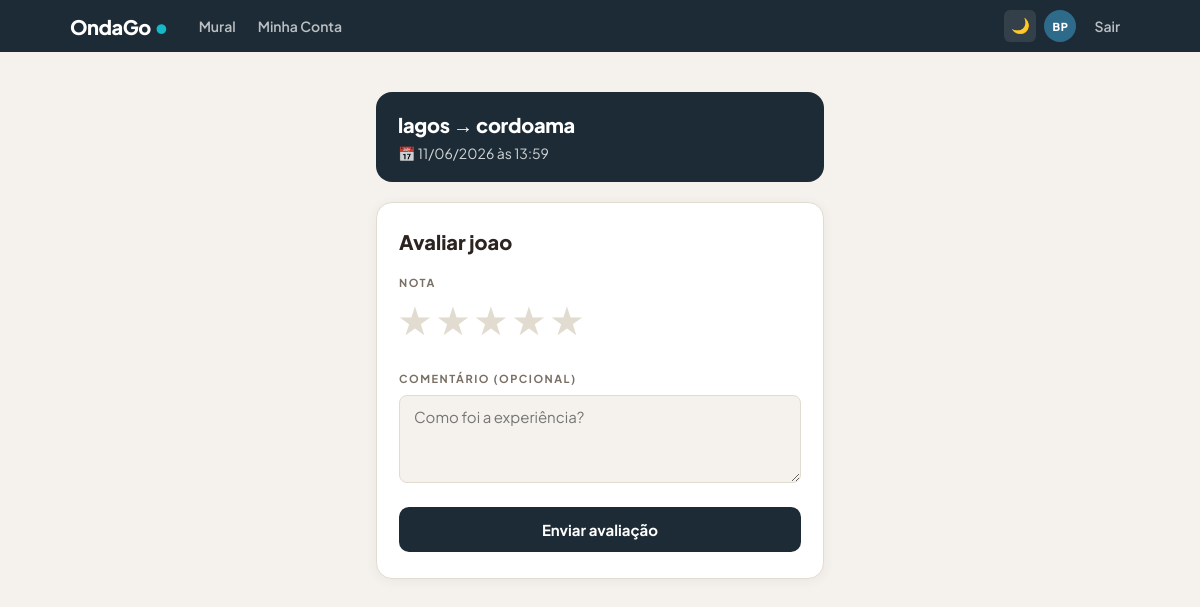
/avaliar/2/1 (signed in), run on the app's committed database.
### models.py (models this page shows, shortened)
class Usuario(UserMixin, db.Model):
    __tablename__ = 'usuarios'
    id         = db.Column(db.Integer, primary_key=True)
    nome       = db.Column(db.String(100), nullable=False)
    email      = db.Column(db.String(150), unique=True, nullable=False)
    telefone   = db.Column(db.String(20), nullable=False)
    nivel      = db.Column(db.String(30), default='Iniciante')
    foto_url   = db.Column(db.String(300), default='')
    senha_hash = db.Column(db.String(256), nullable=False)
    criado_em  = db.Column(db.DateTime, default=datetime.utcnow)
    caronas    = db.relationship('Carona', backref='motorista', lazy=True)
    reservas   = db.relationship('Reserva', backref='passageiro', lazy=True)

class Carona(db.Model):
    __tablename__ = 'caronas'
    id            = db.Column(db.Integer, primary_key=True)
    motorista_id  = db.Column(db.Integer, db.ForeignKey('usuarios.id'), nullable=False)
    ponto_partida = db.Column(db.String(100), nullable=False)
    destino       = db.Column(db.String(100), nullable=False)
    data          = db.Column(db.String(10), nullable=False)
    hora          = db.Column(db.String(5), nullable=False)
    vagas_totais  = db.Column(db.Integer, nullable=False)
    tipo_prancha  = db.Column(db.String(30), default='Qualquer')
    criado_em     = db.Column(db.DateTime, default=datetime.utcnow)
    reservas      = db.relationship('Reserva', backref='carona', lazy=True)
    @property
    def expirada(self):
        try:
            dt = datetime.strptime(f"{self.data} {self.hora}", "%d/%m/%Y %H:%M")
            return datetime.now() > dt
        except:
            return False

### app.py (the view, shortened to what this page needs)
@app.route('/avaliar/<int:carona_id>/<int:avaliado_id>', methods=['GET', 'POST'])
@login_required
def avaliar(carona_id, avaliado_id):
    carona = Carona.query.get_or_404(carona_id)
    avaliado = Usuario.query.get_or_404(avaliado_id)
    if not carona.expirada:
        flash('Só podes avaliar depois da carona ter sido realizada.', 'erro')
        return redirect(url_for('minha_conta'))
    if avaliado_id == current_user.id:
        flash('Não podes avaliar-te a ti mesmo.', 'erro')
        return redirect(url_for('minha_conta'))
    eh_motorista = carona.motorista_id == current_user.id
    eh_passageiro = Reserva.query.filter_by(carona_id=carona_id, usuario_id=current_user.id).first() is not None
    if not eh_motorista and not eh_passageiro:
        flash('Não participaste nesta carona.', 'erro')
        return redirect(url_for('minha_conta'))
    avaliado_eh_motorista = carona.motorista_id == avaliado_id
    avaliado_eh_passageiro = Reserva.query.filter_by(carona_id=carona_id, usuario_id=avaliado_id).first() is not None
    if not avaliado_eh_motorista and not avaliado_eh_passageiro:
        flash('Esta pessoa não participou nesta carona.', 'erro')
        return redirect(url_for('minha_conta'))
    if Avaliacao.query.filter_by(avaliador_id=current_user.id, avaliado_id=avaliado_id, carona_id=carona_id).first():
        flash('Já avaliaste esta pessoa nesta carona.', 'erro')
        return redirect(url_for('minha_conta'))
    return render_template('avaliar.html', carona=carona, avaliado=avaliado)

### app.py (called while the page is built)
@login_manager.user_loader
def load_user(user_id):
    return Usuario.query.get(int(user_id))

### templates/avaliar.html (shortened to what this page needs)
{% extends "base.html" %}
{% block content %}
<div class="container">
    <div class="info-card">
        <div class="rota">{{ carona.ponto_partida }} → {{ carona.destino }}</div>
        <p>📅 {{ carona.data }} às {{ carona.hora }}</p>
    </div>
    <div class="form-card">
        <h2>Avaliar {{ avaliado.nome.split()[0] }}</h2>
        <form method="POST">
            <div class="form-group">
                <label>Nota</label>
                <div class="stars">
                    {% for i in [5,4,3,2,1] %}
                    <label for="star{{ i }}">★</label>
                    {% endfor %}
                </div>
            </div>
            <div class="form-group">
                <label>Comentário (opcional)</label>
                <textarea name="comentario" placeholder="Como foi a experiência?"></textarea>
            </div>
            <button type="submit" class="btn-submit">Enviar avaliação</button>
        </form>
    </div>
</div>
{% endblock %}

### templates/base.html (shortened to what this page needs)
<!DOCTYPE html>
<html lang="pt" data-theme="light">
<head>
</head>
<body>
<nav class="navbar">
    <div class="nav-inner">
        <a href="/" class="nav-logo">OndaGo<span class="logo-dot">•</span></a>
        <div class="nav-links" id="nav-links">
            <a href="/"
               class="nav-link {% if request.endpoint == 'index' %}active{% endif %}">Mural</a>
            {% if current_user.is_authenticated %}
                <a href="/minha_conta"
                   class="nav-link {% if request.endpoint == 'minha_conta' %}active{% endif %}">Minha Conta</a>
            {% endif %}
        </div>
        <div class="nav-right">
            <button class="theme-toggle" id="theme-btn" onclick="toggleTheme()" title="Modo escuro">🌙</button>
            {% if current_user.is_authenticated %}
                <div class="nav-avatar" title="{{ current_user.nome }}">{{ current_user.nome.split()[0][0] }}{% if current_user.nome.split()|length > 1 %}{{ current_user.nome.split()[-1][0] }}{% endif %}</div>
                <a href="/logout" class="nav-link">Sair</a>
            {% else %}
                <a href="/login"
                   class="nav-link {% if request.endpoint == 'login' %}active{% endif %}">Entrar</a>
                <a href="/registro" class="nav-btn">Criar conta</a>
            {% endif %}
        </div>
    </div>
</nav>
{% block content %}{% endblock %}
</body>
</html>

### templates/base.html (style rules this page uses)
:root { --bg: #F5F2ED; --card: #ffffff; --text: #2C2420; --text-muted: #7A6F65; --border: #E2DBD0; --shadow: rgba(44,36,32,0.06); --nav: #1C2B35; --teal: #15B8C8; --hero: #2E6B8A; --green: #0F6E56; --green-light: #E8F4F0; --red: #c62828; --red-light: #fdecea; --orange: #D85A30; }
* { margin: 0; padding: 0; box-sizing: border-box; }
body { font-family: 'Plus Jakarta Sans', sans-serif; background: var(--bg); color: var(--text); transition: background 0.3s, color 0.3s; }
.navbar { background: #1C2B35; height: 52px; width: 100%; position: sticky; top: 0; z-index: 200; }
.nav-inner { max-width: 1100px; margin: 0 auto; height: 100%; padding: 0 20px; display: flex; align-items: center; gap: 20px; }
.nav-logo { font-size: 20px; font-weight: 800; color: #ffffff; text-decoration: none; letter-spacing: -0.5px; flex-shrink: 0; display: flex; align-items: baseline; gap: 3px; }
.logo-dot { color: #15B8C8; font-size: 22px; line-height: 1; }
.nav-links { display: flex; align-items: center; gap: 2px; flex: 1; }
.nav-link { color: rgba(255,255,255,0.7); text-decoration: none; font-size: 14px; font-weight: 600; padding: 5px 10px; border-radius: 6px; transition: color 0.15s; white-space: nowrap; }
.nav-right { display: flex; align-items: center; gap: 8px; flex-shrink: 0; }
.theme-toggle { background: rgba(255,255,255,0.1); border: none; color: white; width: 32px; height: 32px; border-radius: 6px; cursor: pointer; font-size: 15px; display: flex; align-items: center; justify-content: center; transition: background 0.15s; }
.nav-avatar { width: 32px; height: 32px; border-radius: 50%; background: #2E6B8A; color: #ffffff; font-size: 11px; font-weight: 800; letter-spacing: 0.5px; display: flex; align-items: center; justify-content: center; flex-shrink: 0; text-transform: uppercase; }

### templates/avaliar.html (style rules this page uses)
.container { max-width: 480px; margin: 40px auto 80px; padding: 0 16px; }
.info-card { background: #1C2B35; color: white; border-radius: 16px; padding: 20px 22px; margin-bottom: 20px; }
.info-card .rota { font-size: 20px; font-weight: 800; margin-bottom: 6px; letter-spacing: -0.3px; }
.info-card p { font-size: 14px; opacity: 0.8; margin-top: 4px; }
.form-card { background: var(--card); border-radius: 16px; padding: 26px 22px; border: 0.5px solid var(--border); box-shadow: 0 2px 12px var(--shadow); }
.form-card h2 { font-size: 20px; font-weight: 800; margin-bottom: 22px; color: var(--text); }
.form-group { margin-bottom: 20px; }
.form-group label { display: block; font-size: 11px; font-weight: 700; color: var(--text-muted); text-transform: uppercase; letter-spacing: 1.5px; margin-bottom: 10px; }
.stars { display: flex; flex-direction: row-reverse; justify-content: flex-end; gap: 6px; margin-bottom: 4px; }
.stars label { font-size: 34px; cursor: pointer; color: var(--border); transition: color 0.15s; }
textarea { width: 100%; padding: 11px 14px; border: 1px solid var(--border); border-radius: 8px; font-family: inherit; font-size: 15px; resize: vertical; min-height: 88px; outline: none; background: var(--bg); color: var(--text); transition: border-color 0.15s; }
.btn-submit { width: 100%; background: #1C2B35; color: white; padding: 13px; border: none; border-radius: 10px; font-family: inherit; font-size: 15px; font-weight: 700; cursor: pointer; transition: opacity 0.15s; }

### data on the page
Usuario: nome "B", nome "P"
Carona: ponto_partida "lagos", destino "cordoama", data "11/06/2026", hora "13:59"
Usuario: nome "joao"
